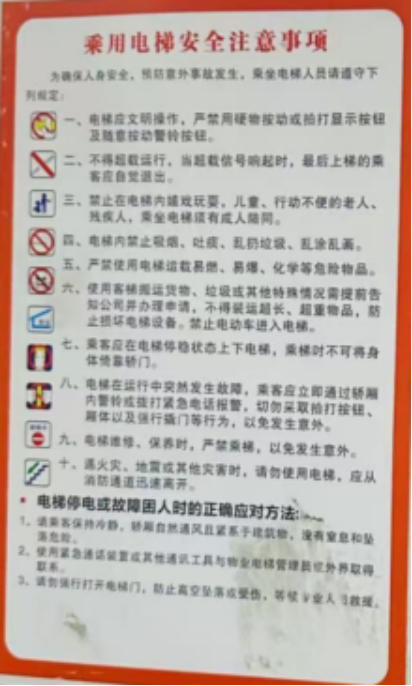
#> input picture SAM2/Search images/sample2.jpg, 412 x 686 px
$ python -i angle_corrected_similarity.py   (imports and definitions only)
#> lines starting #> are read from the running program, lines starting #| are printed output that depends on the picture
import os
import glob
import cv2
import numpy as np
from PIL import Image
import imagehash
import matplotlib.pyplot as plt
from matplotlib.patches import Rectangle
import math


def detect_and_correct_angle(image_path, display=True):
    """
    检测并校正图片角度
    :param image_path: 图片路径
    :param display: 是否显示校正过程
    :return: 校正后的图片和角度信息
    """
#> called with image_path = 'sample2.jpg', display = True
    try:
        # 读取图片
        img = cv2.imread(image_path)
#> img is the input picture: shape (686, 412, 3); mean B, G, R 174.1, 180, 190.9
        if img is None:
            print(f"无法读取图片: {image_path}")
            return None, 0

        # 转换为灰度图
        gray = cv2.cvtColor(img, cv2.COLOR_BGR2GRAY)
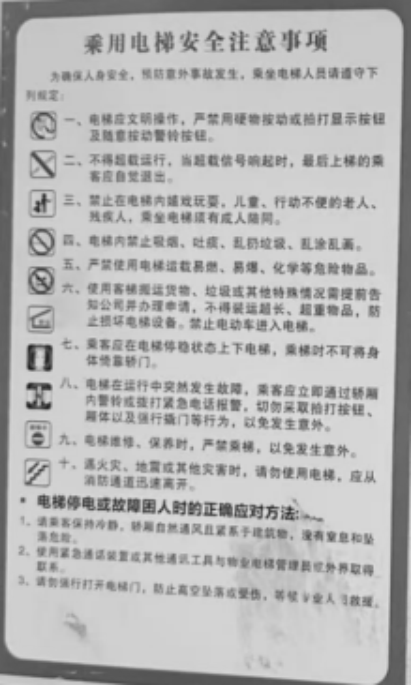
#> gray: shape (686, 412); min 32, max 255, mean 182.6

        # 边缘检测
        edges = cv2.Canny(gray, 50, 150, apertureSize=3)
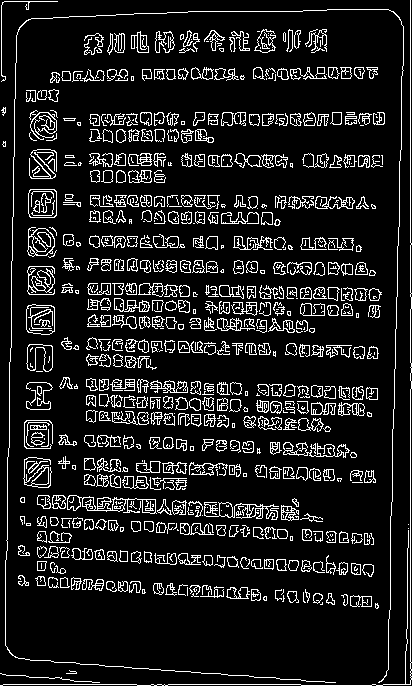
#> edges: shape (686, 412); 11.7% white in thin lines or dots

        # 霍夫变换检测直线
        lines = cv2.HoughLines(edges, 1, np.pi/180, threshold=100)
#> lines = 2366 rows, first 8: [410, 0], [16, 0.0175], [684, 1.57], [400, 0.0175], [417, 0.0175], [114, 1.57], [657, 1.64], [50, 0]
#| 角度校正时出错 sample2.jpg: not enough values to unpack (expected 2, got 1)

        angles = []
        if lines is not None:
            for rho, theta in lines[:10]:  # 只取前10条线
                angle = theta * 180 / np.pi
                # 将角度转换到-45到45度范围
                if angle > 45:
                    angle = angle - 90
                elif angle < -45:
                    angle = angle + 90
                angles.append(angle)
#> this loop made 0 passes
#> after the loop, angles = []

        # 计算平均角度
        if angles:
            # 使用中位数来减少异常值影响
            correction_angle = np.median(angles)
        else:
            correction_angle = 0

        # 如果角度很小，不需要校正
        if abs(correction_angle) < 1:
            correction_angle = 0

        # 旋转图片
        if correction_angle != 0:
            height, width = img.shape[:2]
            center = (width // 2, height // 2)

            # 计算旋转矩阵
            rotation_matrix = cv2.getRotationMatrix2D(center, correction_angle, 1.0)

            # 计算新的边界框大小
            cos_val = abs(rotation_matrix[0, 0])
            sin_val = abs(rotation_matrix[0, 1])
            new_width = int((height * sin_val) + (width * cos_val))
            new_height = int((height * cos_val) + (width * sin_val))

            # 调整旋转矩阵的平移部分
            rotation_matrix[0, 2] += (new_width / 2) - center[0]
            rotation_matrix[1, 2] += (new_height / 2) - center[1]

            # 执行旋转
            corrected_img = cv2.warpAffine(img, rotation_matrix, (new_width, new_height),
                                         flags=cv2.INTER_LINEAR, borderMode=cv2.BORDER_CONSTANT,
                                         borderValue=(255, 255, 255))
        else:
            corrected_img = img.copy()

        # 显示校正过程
        if display and correction_angle != 0:
            display_correction_process(img, corrected_img, correction_angle, image_path, edges, lines)

        return corrected_img, correction_angle

    except Exception as e:
        print(f"角度校正时出错 {image_path}: {e}")
        return None, 0


# [293 lines left out: functions display_correction_process, save_corrected_image, calculate_image_hash_from_array, calculate_histogram_similarity_from_array, calculate_template_matching_from_array, get_all_images and 1 more, not called in this run]


# [25 lines not run here, left out]

>>> result = detect_and_correct_angle('sample2.jpg')
